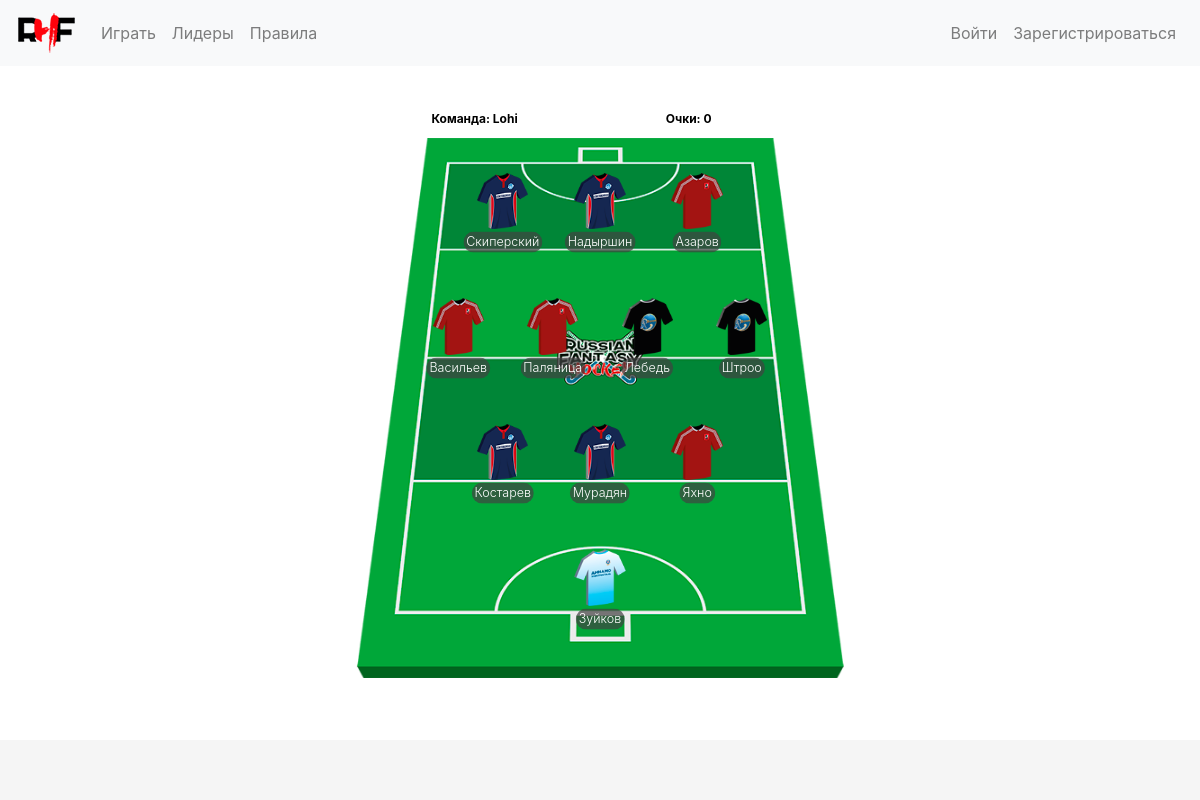
The page /users_team/1/ on the database its author committed.
### accounts/models.py (models this page shows, shortened)
class Profile(models.Model):
    user_id = models.OneToOneField(User, on_delete=models.CASCADE, primary_key=True)
    team_name = models.CharField(max_length=30, null=True, blank=True, unique=True)
    budget = models.FloatField(default=DEFAULT_BUDGET)
    changes_count = models.PositiveIntegerField(default=0)
    refresh_changes = models.BooleanField(editable=False, default=False)
    points = models.PositiveIntegerField(default=0, blank=False, null=False)

### players/models.py (models this page shows, shortened)
class Player(models.Model):
    club = models.ForeignKey(Club)
    surname = models.CharField(max_length=100, blank=False, null=False)
    name = models.CharField(max_length=100, blank=False, null=False)
    GOALKEEPER = 'GK'
    DEFENDER = 'DE'
    MIDFIELDER = 'MF'
    FORWARD = 'FW'
    POSITION_CHOICES = (
        (GOALKEEPER, 'GOALKEEPER'),
        (DEFENDER, 'DEFENDER'),
        (MIDFIELDER, 'MIDFIELDER'),
        (FORWARD, 'FORWARD')
    )
    position = models.CharField(max_length=2, choices=POSITION_CHOICES, blank=False, null=False)
    price = models.FloatField(blank=False, null=False)
    points = models.IntegerField(blank=False, null=False, default=0)

### fantasy_hockey/views.py (the view)
# urls.py: url(r'^users_team/(?P<user_id>\d+)/$', views.render_user_team),
def render_user_team(request, user_id):
    profile = Profile.objects.get(pk=user_id)
    user = User.objects.get(pk=user_id)
    team_instances = Team.objects.filter(user_id=profile, tour_number_end__isnull=True)
    team = {'GK': [], 'DE': [], 'MF': [], 'FW': []}
    last_3_results = players.get_results_of_3_last_tours(user)
    utc_now = datetime.datetime.now(datetime.timezone.utc)
    try:
        banners = AdBanners.objects.get(start_time__lte=utc_now, end_time__gte=utc_now)
    except:
        banners = False
    if len(team_instances) == 11:  # поставить вместо 11 - players.DEFAULT_PLAYERS_Q
        for instance in team_instances:
            instance.player_id.tshirt = choose_tshirt(instance.player_id)
            team[instance.player_id.position].append(instance.player_id)
        return render(request, 'users_team.html', context={'team': team, 'name': profile.team_name, 'points': profile.points, 'results': last_3_results, 'banners': banners})
    else:
        return HttpResponseNotFound(f'<h1>У такого пользователя нет команды, или что-то пошло не так...</h1>')

### fantasy_hockey/views.py (called while the page is built)
def choose_tshirt(player_id):
    if player_id.club.name == 'Динамо-Строитель':
        return 'images/play/1_shirt_DS.png'
    elif player_id.club.name == 'Динамо-Электросталь':
        return 'images/play/2_shirt_DE.png'
    elif player_id.club.name == 'Динамо-Казань':
        return 'images/play/3_shirt_DK.png'
    elif player_id.club.name == 'Динамо-ЦОП':
        return 'images/play/4_shirt_DCOP.png'
    elif player_id.club.name == 'Тана':
        return 'images/play/6_shirt_TANA.png'
    elif player_id.club.name == 'СПБ УОР2':
        return 'images/play/5_shirt_SPB.png'
    elif player_id.club.name == 'Волна':
        return 'images/play/7_shirt_VOLNA.png'

### players/views.py (called while the page is built)
def get_results_of_3_last_tours(user):
    dict_to_return = dict()
    profile = Profile.objects.get(user_id=user)
    last_3_tours_result = Result_Profiles.objects.filter(tour_number__season=YEAR, user_id=profile).order_by('-id')[:3]
    for instance in last_3_tours_result:
        dict_to_return[instance.tour_number.number] = instance.points
    return dict_to_return

### templates/users_team.html (shortened to what this page needs)
{% extends "base.html" %}
{% block content %}
{% load staticfiles%}
<div class="container">
    <div class="row justify-content-center">
        <div class="col-12 col-lg-6" style="margin-bottom: 3%; margin-top: 3%;">
            <div class="row name-and-points-for-users-team">
                <div class="col-6">
                    <p id="user_name">Команда: {{ name }}</p>
                </div>
                <div class="col-6">
                    <p id="points">Очки: {{ points }}</p>
                </div>
            </div>
            <div class="field_wrapper">
                <img class="field" src="{% static 'images/play/field.png' %}" alt="field">
                <div class="field_div">
                    <div class="forward zone">
                        {% for player in team.FW %}
                            <div class="player disabled">
                                <img class="player_image" src="{% static '' %}{{ player.tshirt }}" alt="player_image">
                                <p class="font-weight-light player_sign">{{ player.surname }}</p>
                            </div>
                        {% endfor %}
                    </div>
                    <div class="midfielder zone">
                        {% for player in team.MF %}
                            <div class="player disabled">
                                <img class="player_image" src="{% static '' %}{{ player.tshirt }}" alt="player_image">
                                <p class="font-weight-light player_sign">{{ player.surname }}</p>
                            </div>
                        {% endfor %}
                    </div>
                    <div class="defender zone">
                        {% for player in team.DE %}
                            <div class="player disabled">
                                <img class="player_image" src="{% static '' %}{{ player.tshirt }}" alt="player_image">
                                <p class="font-weight-light player_sign">{{ player.surname }}</p>
                            </div>
                        {% endfor %}
                    </div>
                    <div class="goalkeeper zone">
                        <div class="player disabled">
                            <img class="player_image" src="{% static '' %}{{ team.GK.0.tshirt }}" alt="player_image">
                            <p class="font-weight-light player_sign">{{ team.GK.0.surname }}</p>
                        </div>
                    </div>
                </div>
            </div>
        </div>
    </div>
</div>
{% endblock %}

### templates/base.html (shortened to what this page needs)
<!DOCTYPE html>
{% load staticfiles %}
<html lang="en">
<head>
    <link rel="stylesheet" href="https://stackpath.bootstrapcdn.com/bootstrap/4.1.3/css/bootstrap.min.css">
    <link rel="stylesheet" href="{% static 'css/master.css' %}">
    <link rel="stylesheet" href="https://use.fontawesome.com/releases/v5.7.2/css/all.css">
</head>
<body>
    <nav class="navbar navbar-expand-sm navbar-light bg-light">
        <a class="navbar-brand" href="{% url 'home' %}"><img src="{% static 'images/logo_hat.png' %}" alt="logo"></a>
        <div class="collapse navbar-collapse" id="navbarSupportedContent">
            <ul class="navbar-nav mr-auto">
                <li class="nav-item">
                    <a class="nav-link" href="{% url 'accounts:conditions' %}">Играть</a>
                </li>
                <li class="nav-item">
                    <a class="nav-link" href="{% url 'leaders' %}">Лидеры</a>
                </li>
                <li class="nav-item">
                    <a class="nav-link" href="{% url 'rules' %}">Правила</a>
                </li>
            </ul>
            {% if user.is_authenticated %}
            <ul class="navbar-nav mr-right">
                <li class="nav-item">
                    <a class="nav-link" href="{% url 'accounts:change_password' %}">Сменить пароль</a>
                </li>
                <li class="nav-item">
                    <a class="nav-link" href="{% url 'accounts:logout' %}">Выход</a>
                </li>
            </ul>
            {% else %}
            <ul class="navbar-nav mr-right">
                <li class="nav-item">
                    <a class="nav-link" href="{% url 'accounts:login' %}">Войти</a>
                </li>
                <li class="nav-item">
                    <a class="nav-link" href="{% url 'accounts:signup' %}">Зарегистрироваться</a>
                </li>
            </ul>
            {% endif %}
        </div>
    </nav>
    {% block content %}
    {% endblock %}
    <div class="footer">
    </div>
</body>
</html>

### static/css/master.css (style rules this page uses)
body { margin-bottom: 60px; }
.footer { position: fixed; bottom: 0; width: 100%; height: 60px; background-color: #f5f5f5; }
p { color: gray; margin-top: 10px; margin-bottom: 10px; }
.field { width: 100%; }
.player { flex: 1 0; height: 100%; width: 100%; position: relative; }
.field_div { position: absolute; top: 0; bottom: 0; left: 0; right: 0; display: flex; flex-direction: column; padding-bottom: 7%; }
.zone { flex: 1 0; position: relative; display: flex; flex-direction: row; justify-content: center; align-content: center; align-items: center; }
.player_image { height: 45%; width: auto; position: absolute; margin: auto; top: 0; left: 0; right: 0; bottom: 0; cursor: pointer; }
.forward { margin-left: 23%; margin-right: 23%; }
.midfielder { margin-left: 15%; margin-right: 15%; }
.defender { margin-left: 23%; margin-right: 23%; }
.field_wrapper { position: relative; }
.player_sign { position: relative; float: left; left: 50%; transform: translate(-50%, -50%); color: white; border: 1px solid rgba(66, 66, 66, 0); border-radius: 12px; background: rgba(66, 66, 66, 0.7); padding-left: 2px; padding-right: 2px; cursor: pointer; white-space: nowrap; }
.disabled .player_sign { cursor: default; }
.disabled .player_image { cursor: default; }
#budget, #changes, #deadline, #deadline_end, #tour, #tour_name, #user_name, #points { font-size: 0.75rem; font-weight: bold; color: black; }
.name-and-points-for-users-team { margin-left: 16%; }

### rows shown on the page
Profile: team_name "Lohi"
Player: surname "Скиперский"
Player: surname "Надыршин"
Player: shows a picture, surname "Азаров"
Player: surname "Васильев"
Player: surname "Паляница"
Player: surname "Лебедь"
Player: surname "Штроо"
Player: surname "Костарев"
Player: surname "Мурадян"
Player: shows a picture, surname "Яхно"
Player: GK.0.surname "Зуйков"

### other values the page prints
{{ points }} "0"
